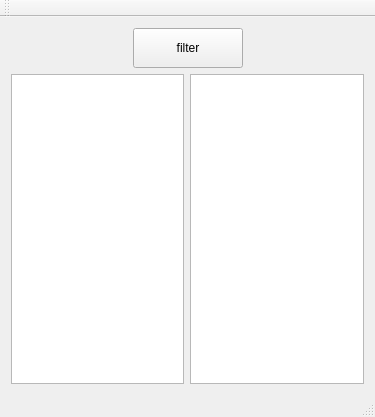
<?xml version="1.0" encoding="UTF-8"?>
<ui version="4.0">
 <class>MainWindow</class>
 <widget class="QMainWindow" name="MainWindow">
  <property name="geometry">
   <rect>
    <x>0</x>
    <y>0</y>
    <width>375</width>
    <height>417</height>
   </rect>
  </property>
  <property name="windowTitle">
   <string>MainWindow</string>
  </property>
  <widget class="QWidget" name="centralWidget">
   <layout class="QGridLayout" name="gridLayout">
    <item row="0" column="0">
     <layout class="QVBoxLayout" name="verticalLayout">
      <item>
       <layout class="QHBoxLayout" name="horizontalLayout">
        <item>
         <spacer name="horizontalSpacer">
          <property name="orientation">
           <enum>Qt::Horizontal</enum>
          </property>
          <property name="sizeHint" stdset="0">
           <size>
            <width>40</width>
            <height>20</height>
           </size>
          </property>
         </spacer>
        </item>
        <item>
         <widget class="QPushButton" name="filter">
          <property name="minimumSize">
           <size>
            <width>110</width>
            <height>40</height>
           </size>
          </property>
          <property name="text">
           <string>filter</string>
          </property>
         </widget>
        </item>
        <item>
         <spacer name="horizontalSpacer_2">
          <property name="minimumSize">
           <size>
            <width>110</width>
            <height>40</height>
           </size>
          </property>
          <property name="orientation">
           <enum>Qt::Horizontal</enum>
          </property>
          <property name="sizeHint" stdset="0">
           <size>
            <width>107</width>
            <height>37</height>
           </size>
          </property>
         </spacer>
        </item>
       </layout>
      </item>
      <item>
       <layout class="QHBoxLayout" name="horizontalLayout_2">
        <item>
         <widget class="QListWidget" name="list_1"/>
        </item>
        <item>
         <spacer name="horizontalSpacer_3">
          <property name="orientation">
           <enum>Qt::Horizontal</enum>
          </property>
          <property name="sizeHint" stdset="0">
           <size>
            <width>40</width>
            <height>20</height>
           </size>
          </property>
         </spacer>
        </item>
        <item>
         <widget class="QListWidget" name="list_2"/>
        </item>
       </layout>
      </item>
     </layout>
    </item>
   </layout>
  </widget>
  <widget class="QMenuBar" name="menuBar">
   <property name="geometry">
    <rect>
     <x>0</x>
     <y>0</y>
     <width>375</width>
     <height>32</height>
    </rect>
   </property>
  </widget>
  <widget class="QToolBar" name="mainToolBar">
   <attribute name="toolBarArea">
    <enum>TopToolBarArea</enum>
   </attribute>
   <attribute name="toolBarBreak">
    <bool>false</bool>
   </attribute>
  </widget>
  <widget class="QStatusBar" name="statusBar"/>
 </widget>
 <layoutdefault spacing="6" margin="11"/>
 <resources/>
 <connections/>
</ui>
